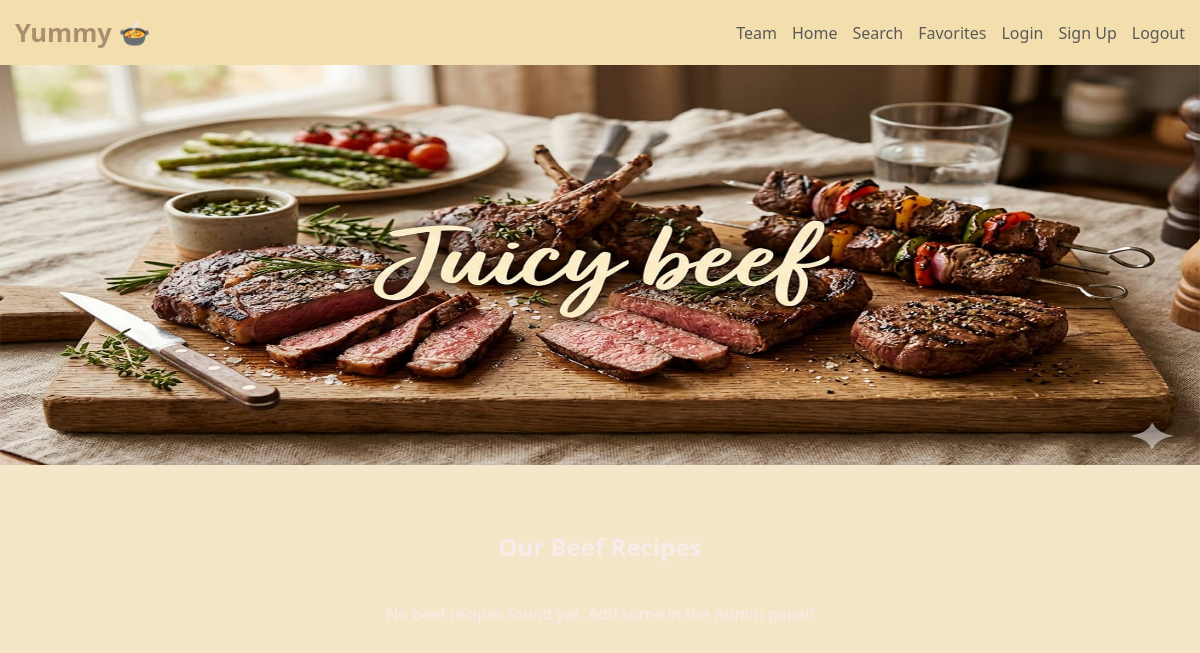
The app's page /beef/, older data.
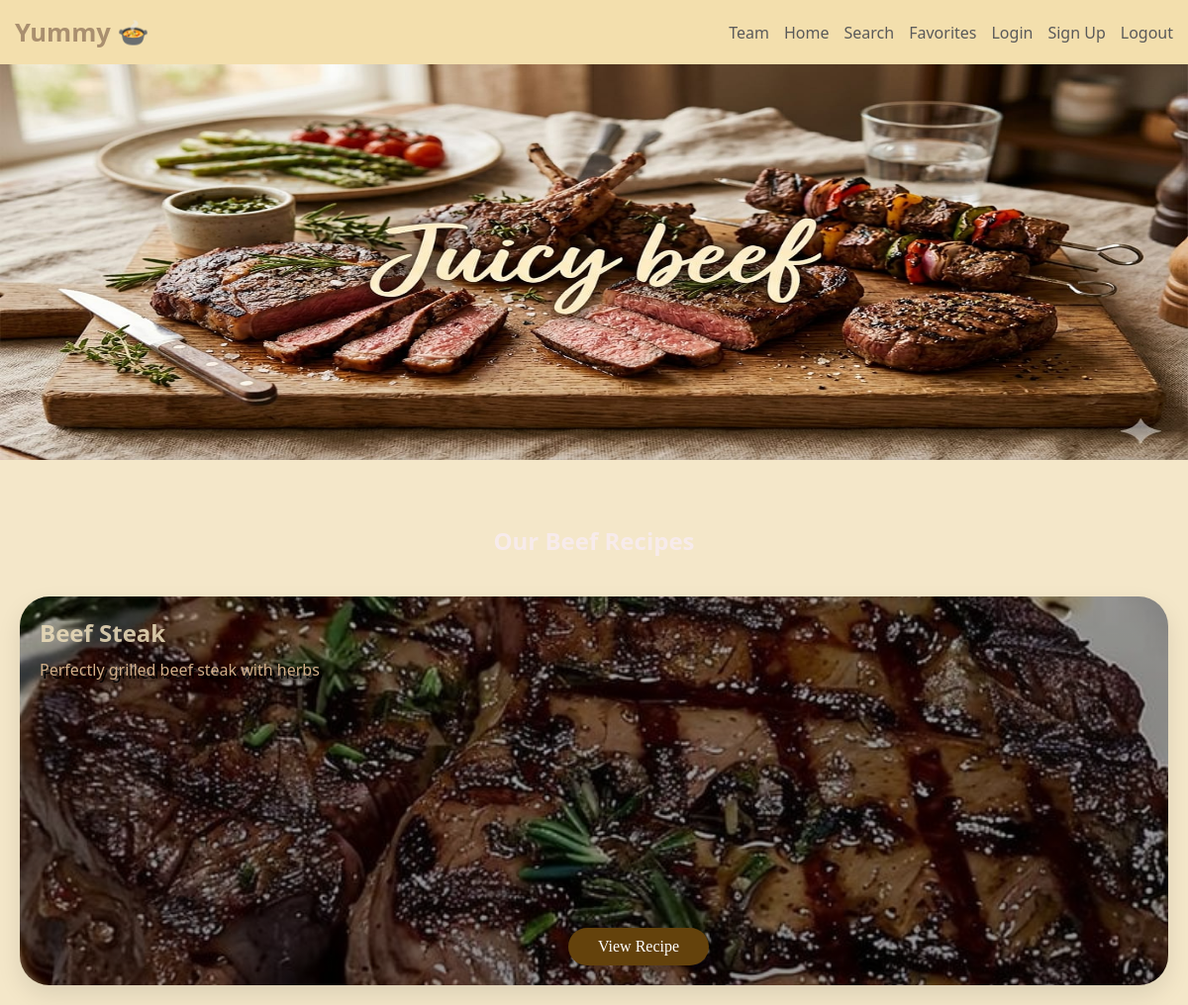
The same page, newer data.
### recipes/models.py (models this page shows, shortened)
class Recipe(models.Model):
    DIET_CHOICES = [
        ('all', 'General / Non-Specific'),
        ('keto', 'Keto Friendly'),
        ('vegan', 'Vegan / Vegetarian'),
        ('protein', 'High Protein'),
        ('gluten-free', 'Gluten-Free'),
    ]
    title = models.CharField(max_length=200, verbose_name="Recipe Title")
    slug = models.SlugField(unique=True, blank=True, null=True)
    description = models.TextField(help_text="Briefly describe the dish")
    ingredients = models.TextField(help_text="Separate ingredients with a comma or new line")
    instructions = models.TextField()
    image = models.ImageField(upload_to='recipes/%Y/%m/%d/', default='default_recipe.jpg')
    category = models.ForeignKey(Category, on_delete=models.SET_NULL, null=True, related_name='recipes')
    author = models.ForeignKey(User, on_delete=models.CASCADE, related_name='my_recipes')
    diet_type = models.CharField(max_length=20, choices=DIET_CHOICES, default='all',null=True,blank=True)
    prep_time = models.PositiveIntegerField(default=30, help_text="Preparation time in minutes",null=True,blank=True)
    calories = models.PositiveIntegerField(default=500, help_text="Calories per serving",null=True,blank=True)
    created_at = models.DateTimeField(auto_now_add=True)
    updated_at = models.DateTimeField(auto_now=True)
    class Meta:
        ordering = ['-created_at']
        verbose_name = "Recipe"
        verbose_name_plural = "Recipes"

### recipes/views.py (the view, shortened to what this page needs)
# urls.py: path("beef/", views.category_detail, {'category_name': 'Beef'}, name="beef"),
def category_detail(request, category_name):
    category_slug = category_name.lower().replace("-", " ").strip()
    favorite_recipe_ids = []
    if request.user.is_authenticated:
        favorite_recipe_ids = Favorite.objects.filter(user=request.user).values_list('recipe_id', flat=True)
    category_obj = get_object_or_404(Category, name__iexact=category_slug)
    recipes = Recipe.objects.filter(category=category_obj)
    category_slug = category_slug.lower()
    clean_name = category_slug.replace(" ", "_").replace("-", "_")
    simple_name = category_slug.replace(" ", "").replace("-", "")
    hub_templates = {
        'bakery': 'recipes/bakery/bakery.html',
        'main dish': 'recipes/main_dish/maindish.html',
        'healthy': 'recipes/healthy/Healthy Food.html',
        'drinks': 'recipes/drinks/drinks.html',
        'dessert': 'recipes/desserts/dessert.html',
        'appetizers': 'recipes/appetizers/appetizers.html',
    }
    template_name = hub_templates.get(category_slug)
    if not template_name:
        possible_templates = [
            f"recipes/{clean_name}/{clean_name}.html",
            f"recipes/{clean_name}/{simple_name}.html",
            f"recipes/main_dish/{clean_name}.html",
            f"recipes/main_dish/{simple_name}.html",
            f"recipes/bakery/{clean_name}.html",
            f"recipes/bakery/{simple_name}.html",
            f"recipes/{clean_name}s/{clean_name}.html",
            f"recipes/drinks/{clean_name}.html",
            f"recipes/desserts/{clean_name}.html",
            f"recipes/bakery/macrons.html" if clean_name == "macarons" else None,
        ]
        possible_templates = [t for t in possible_templates if t]
        template_name = None
        for t in possible_templates:
            try:
                get_template(t)
                template_name = t
                break
            except TemplateDoesNotExist:
                continue
        if not template_name:
            template_name = "recipes/recipes.html"
    return render(request, template_name, {
        "recipes": recipes,
        "category": category_obj.name,
        "category_obj": category_obj,
        "favorite_recipe_ids": favorite_recipe_ids
    })

### recipes/templates/recipes/main_dish/beef.html (shortened to what this page needs)
{% load static %}
<!DOCTYPE html>
<html lang="en">
<head>
    <link rel="stylesheet" href="{% static 'css/maindish.css' %}">
</head>
<body>
    <div id="navbar">
        <nav class="main-nav">
            <div class="logo">Yummy 🍲</div>
            <ul class="nav-links">
                <li><a href="{% url 'cover' %}">Team</a></li>
                <li><a href="{% url 'home' %}">Home</a></li>
                <li><a href="{% url 'search' %}">Search</a></li>
                <li><a href="{% url 'favorites' %}">Favorites</a></li>
                <li><a href="{% url 'login' %}">Login</a></li>
                <li><a href="{% url 'signup' %}">Sign Up</a></li>
                <li><a href="{% url 'logout' %}">Logout</a></li>
            </ul>
        </nav>
    </div>
    <div class="banner">
        <img src="{% static 'maindish/jucybeef.jfif' %}" style="width:100%; height:400px; margin-bottom:30px;">
    </div>
    <h2 class="h2">Our Beef Recipes</h2>
    <div class="recipes-container">
        {% for recipe in recipes %}
        <div class="recipe-card" id="recipe-{{ recipe.pk }}"
            style="background-image: linear-gradient(rgba(0,0,0,0.3), rgba(0,0,0,0.4)), url('{{ recipe.image.url }}'); background-size: cover; background-position: center;"
            onclick="openCard(event, 'recipe-{{ recipe.pk }}-card')">
            <h2>{{ recipe.title }}</h2>
            <p>{{ recipe.description|truncatewords:15 }}</p>
            <a href="javascript:void(0)" class="btn-main" onclick="openCard(event, 'recipe-{{ recipe.pk }}-card')">View
                Recipe</a>
        </div>
        {% empty %}
        <p style="text-align: center; grid-column: 1/-1;">No beef recipes found yet. Add some in the Admin panel!</p>
        {% endfor %}
    </div>
</body>
</html>

Row changes from the older to the newer data that the page shows:
added Recipe: image (picture), title "Beef Steak", description "Perfectly grilled beef steak with herbs"
